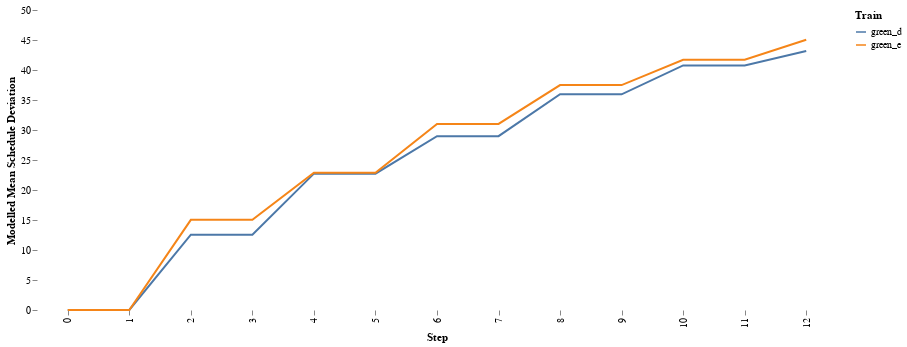

Write notebook code for a chart like this one.
### Code cell
alt.Chart(allstats).mark_line().encode(
    alt.X('element:O', title='Step'),
    alt.Y('mean:Q', title='Modelled Mean Schedule Deviation'),
    color=alt.Color('train:N', title='Train')
).properties(
    width = 800,
    height=300
).configure(font='Raleway').configure_view(strokeWidth=0).configure_axis(grid=False, domain=False)

### Figure 1 — Vega-Lite specification as saved in the notebook (floating-point values rounded to 4 significant figures)
{"config": {"view": {"continuousWidth": 400, "continuousHeight": 300, "strokeWidth": 0}, "axis": {"domain": false, "grid": false}, "font": "Raleway"}, "data": {"name": "data-f294b6307bfc817ff188f178f3af1c00"}, "mark": "line", "encoding": {"color": {"field": "train", "title": "Train", "type": "nominal"}, "x": {"field": "element", "title": "Step", "type": "ordinal"}, "y": {"field": "mean", "title": "Modelled Mean Schedule Deviation", "type": "quantitative"}}, "height": 300, "width": 800, "$schema": "https://vega.github.io/schema/vega-lite/v4.17.0.json", "datasets": {"data-f294b6307bfc817ff188f178f3af1c00": [{"element": 0, "mean": 0.0, "std": 0.0, "train": "green_d"}, {"element": 1, "mean": 0.0, "std": 0.0, "train": "green_d"}, {"element": 2, "mean": 12.56, "std": 9.108, "train": "green_d"}, {"element": 3, "mean": 12.56, "std": 9.108, "train": "green_d"}, {"element": 4, "mean": 22.73, "std": 26.45, "train": "green_d"}, {"element": 5, "mean": 22.73, "std": 26.45, "train": "green_d"}, {"element": 6, "mean": 28.98, "std": 26.02, "train": "green_d"}, {"element": 7, "mean": 28.98, "std": 26.02, "train": "green_d"}, {"element": 8, "mean": 35.95, "std": 33.63, "train": "green_d"}, {"element": 9, "mean": 35.95, "std": 33.63, "train": "green_d"}, {"element": 10, "mean": 40.76, "std": 33.07, "train": "green_d"}, {"element": 11, "mean": 40.76, "std": 33.07, "train": "green_d"}, {"element": 12, "mean": 43.15, "std": 34.01, "train": "green_d"}, {"element": 0, "mean": 0.0, "std": 0.0, "train": "green_e"}, {"element": 1, "mean": 0.0, "std": 0.0, "train": "green_e"}, {"element": 2, "mean": 15.02, "std": 10.97, "train": "green_e"}, {"element": 3, "mean": 15.02, "std": 10.97, "train": "green_e"}, {"element": 4, "mean": 22.88, "std": 25.06, "train": "green_e"}, {"element": 5, "mean": 22.88, "std": 25.06, "train": "green_e"}, {"element": 6, "mean": 31.01, "std": 26.91, "train": "green_e"}, {"element": 7, "mean": 31.01, "std": 26.91, "train": "green_e"}, {"element": 8, "mean": 37.49, "std": 33.22, "train": "green_e"}, {"element": 9, "mean": 37.49, "std": 33.22, "train": "green_e"}, {"element": 10, "mean": 41.71, "std": 33.23, "train": "green_e"}, {"element": 11, "mean": 41.71, "std": 33.23, "train": "green_e"}, {"element": 12, "mean": 45.04, "std": 35.45, "train": "green_e"}]}}
